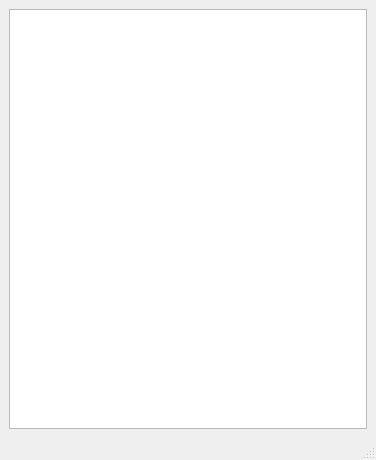
<?xml version="1.0" encoding="UTF-8"?>
<ui version="4.0">
 <class>MainWindow</class>
 <widget class="QMainWindow" name="MainWindow">
  <property name="geometry">
   <rect>
    <x>0</x>
    <y>0</y>
    <width>376</width>
    <height>460</height>
   </rect>
  </property>
  <property name="windowTitle">
   <string>MainWindow</string>
  </property>
  <widget class="QWidget" name="centralwidget">
   <layout class="QVBoxLayout" name="verticalLayout">
    <item>
     <layout class="QGridLayout" name="gridLayout">
      <item row="0" column="0">
       <widget class="QListView" name="listView"/>
      </item>
     </layout>
    </item>
   </layout>
  </widget>
  <widget class="QMenuBar" name="menubar">
   <property name="geometry">
    <rect>
     <x>0</x>
     <y>0</y>
     <width>376</width>
     <height>25</height>
    </rect>
   </property>
  </widget>
  <widget class="QStatusBar" name="statusbar"/>
 </widget>
 <resources/>
 <connections/>
</ui>
